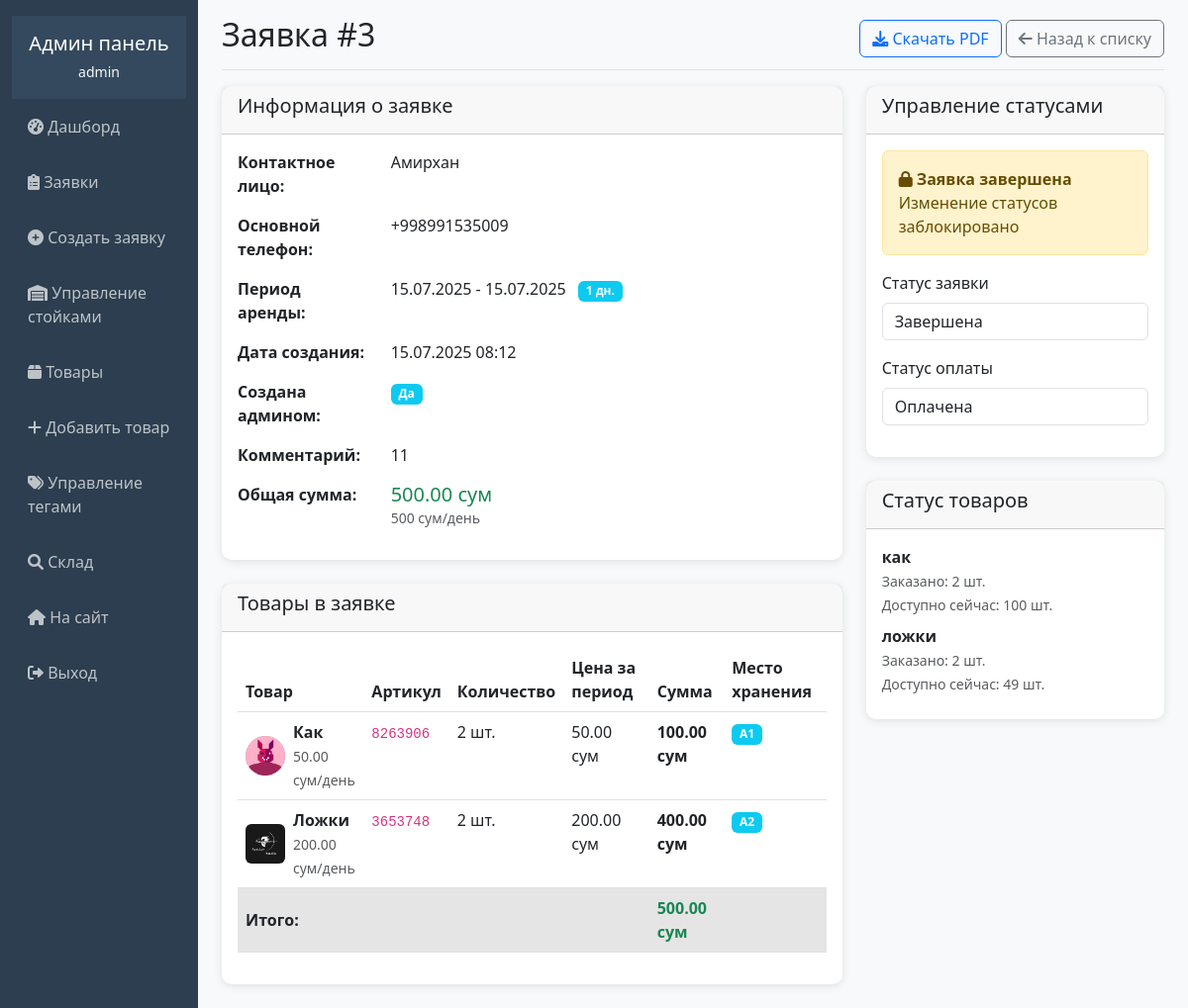
Screenshot of /superuser/orders/3/ (signed in) with the database file from the repository.
### rental/models.py (models this page shows, shortened)
class Order(models.Model):
    STATUS_CHOICES = [
        ('pending', 'Ожидает подтверждения'),
        ('confirmed', 'Подтверждена'),
        ('in_rent', 'В аренде'),
        ('completed', 'Завершена'),
    ]
    PAYMENT_CHOICES = [
        ('paid', 'Оплачена'),
        ('unpaid', 'Не оплачена'),
    ]
    contact_person = models.CharField(max_length=200, verbose_name='Контактное лицо')
    phone1 = models.CharField(max_length=20, verbose_name='Телефон 1')
    phone2 = models.CharField(max_length=20, blank=True, verbose_name='Телефон 2')
    comment = models.TextField(blank=True, verbose_name='Комментарий')
    status = models.CharField(max_length=20, choices=STATUS_CHOICES, default='pending', verbose_name='Статус')
    payment_status = models.CharField(max_length=20, choices=PAYMENT_CHOICES, default='unpaid', verbose_name='Оплата')
    created_at = models.DateTimeField(auto_now_add=True, verbose_name='Дата создания')
    rental_start = models.DateField(verbose_name='Начало аренды')
    rental_end = models.DateField(verbose_name='Конец аренды')
    total_amount = models.DecimalField(max_digits=10, decimal_places=2, verbose_name='Общая сумма')
    created_by_admin = models.BooleanField(default=False, verbose_name='Создана администратором')
    def get_rental_days(self):
        return (self.rental_end - self.rental_start).days + 1
    def get_daily_average(self):
        rental_days = self.get_rental_days()
        if rental_days > 0:
            return self.total_amount / rental_days
        return 0
    def get_display_comment(self):
        if self.comment:
            return self.comment.capitalize()
        return ''
    class Meta:
        verbose_name = 'Заявка'
        verbose_name_plural = 'Заявки'
        ordering = ['-created_at']

class OrderItem(models.Model):
    order = models.ForeignKey(Order, on_delete=models.CASCADE, related_name='items', verbose_name='Заявка')
    product = models.ForeignKey(Product, on_delete=models.CASCADE, verbose_name='Товар')
    quantity = models.IntegerField(verbose_name='Количество')
    price = models.DecimalField(max_digits=10, decimal_places=2, verbose_name='Цена')
    def get_total(self):
        return self.price * self.quantity
    class Meta:
        verbose_name = 'Позиция заявки'
        verbose_name_plural = 'Позиции заявки'

class Product(models.Model):
    name = models.CharField(max_length=200, verbose_name='Название')
    photo = models.ImageField(upload_to='products/', verbose_name='Фото')
    article = models.CharField(max_length=50, unique=True, verbose_name='Артикул')
    description = models.TextField(blank=True, verbose_name='Описание')
    quantity = models.IntegerField(default=0, verbose_name='Количество')
    available_quantity = models.IntegerField(default=0, verbose_name='Доступное количество')
    tags = models.ManyToManyField(Tag, blank=True, verbose_name='Теги')
    daily_price = models.DecimalField(max_digits=10, decimal_places=2, verbose_name='Цена за день')
    shelf = models.ForeignKey(Shelf, on_delete=models.CASCADE, verbose_name='Место хранения')
    created_at = models.DateTimeField(auto_now_add=True)
    def get_display_name(self):
        return self.name.capitalize()
    class Meta:
        verbose_name = 'Товар'
        verbose_name_plural = 'Товары'

class Shelf(models.Model):
    storage = models.ForeignKey(Storage, on_delete=models.CASCADE, verbose_name='Стойка')
    number = models.CharField(max_length=10, verbose_name='Номер полки')
    def __str__(self):
        return f"{self.storage.name}{self.number}"
    class Meta:
        verbose_name = 'Полка'
        verbose_name_plural = 'Полки'

class Storage(models.Model):
    name = models.CharField(max_length=10, verbose_name='Название стойки')
    class Meta:
        verbose_name = 'Стойка'
        verbose_name_plural = 'Стойки'

### rental/admin_views.py (the view)
# urls.py: path('orders/<int:order_id>/', admin_views.admin_order_detail, name='admin_order_detail'),
@user_passes_test(is_admin)
def admin_order_detail(request, order_id):
    order = get_object_or_404(Order, id=order_id)
    return render(request, 'rental/admin/order_detail.html', {'order': order})

### rental/admin_views.py (called while the page is built)
def is_admin(user):
    return user.is_authenticated and user.is_staff

### templates/rental/admin/order_detail.html (shortened to what this page needs)
{% extends 'rental/admin/base_admin.html' %}
{% block content %}
<div class="d-flex justify-content-between flex-wrap flex-md-nowrap align-items-center pb-2 mb-3 border-bottom">
    <h1 class="h2">Заявка #{{ order.id }}</h1>
    <div>
        <a href="{% url 'rental:download_order_pdf' order.id %}" class="btn btn-outline-primary">
            <i class="fas fa-download"></i> Скачать PDF
        </a>
        <a href="{% url 'admin_orders' %}" class="btn btn-outline-secondary">
            <i class="fas fa-arrow-left"></i> Назад к списку
        </a>
    </div>
</div>
<div class="row">
    <div class="col-md-8">
        <div class="card">
            <div class="card-header">
                <h5>Информация о заявке</h5>
            </div>
            <div class="card-body">
                <div class="row mb-3">
                    <div class="col-sm-3"><strong>Контактное лицо:</strong></div>
                    <div class="col-sm-9">{{ order.contact_person }}</div>
                </div>
                <div class="row mb-3">
                    <div class="col-sm-3"><strong>Основной телефон:</strong></div>
                    <div class="col-sm-9">{{ order.phone1 }}</div>
                </div>
                <div class="row mb-3">
                    <div class="col-sm-3"><strong>Период аренды:</strong></div>
                    <div class="col-sm-9">
                        {{ order.rental_start|date:"d.m.Y" }} - {{ order.rental_end|date:"d.m.Y" }}
                        <span class="badge bg-info ms-2">{{ order.get_rental_days }} дн.</span>
                    </div>
                </div>
                <div class="row mb-3">
                    <div class="col-sm-3"><strong>Дата создания:</strong></div>
                    <div class="col-sm-9">{{ order.created_at|date:"d.m.Y H:i" }}</div>
                </div>
                <div class="row mb-3">
                    <div class="col-sm-3"><strong>Создана админом:</strong></div>
                    <div class="col-sm-9">
                        {% if order.created_by_admin %}
                            <span class="badge bg-info">Да</span>
                        {% else %}
                            <span class="badge bg-secondary">Нет</span>
                        {% endif %}
                    </div>
                </div>
                {% if order.comment %}
                <div class="row mb-3">
                    <div class="col-sm-3"><strong>Комментарий:</strong></div>
                    <div class="col-sm-9">{{ order.get_display_comment }}</div>
                </div>
                {% endif %}
                <div class="row mb-3">
                    <div class="col-sm-3"><strong>Общая сумма:</strong></div>
                    <div class="col-sm-9">
                        <span class="h5 text-success">{{ order.total_amount }} сум</span>
                        <small class="text-muted d-block">{{ order.get_daily_average|floatformat:0 }} сум/день</small>
                    </div>
                </div>
            </div>
        </div>
        <div class="card mt-4">
            <div class="card-header">
                <h5>Товары в заявке</h5>
            </div>
            <div class="card-body">
                <div class="table-responsive">
                    <table class="table">
                        <thead>
                            <tr>
                                <th>Товар</th>
                                <th>Артикул</th>
                                <th>Количество</th>
                                <th>Цена за период</th>
                                <th>Сумма</th>
                                <th>Место хранения</th>
                            </tr>
                        </thead>
                        <tbody>
                            {% for item in order.items.all %}
                            <tr>
                                <td>
                                    <div class="d-flex align-items-center">
                                        {% if item.product.photo %}
                                            <img src="{{ item.product.photo.url }}" alt="{{ item.product.name }}" style="width: 40px; height: 40px; object-fit: cover;" class="rounded me-2">
                                        {% endif %}
                                        <div>
                                            <strong>{{ item.product.get_display_name }}</strong><br>
                                            <small class="text-muted">{{ item.product.daily_price }} сум/день</small>
                                        </div>
                                    </div>
                                </td>
                                <td><code>{{ item.product.article }}</code></td>
                                <td>{{ item.quantity }} шт.</td>
                                <td>{{ item.price }} сум</td>
                                <td><strong>{{ item.get_total|floatformat:2 }} сум</strong></td>
                                <td><span class="badge bg-info">{{ item.product.shelf }}</span></td>
                            </tr>
                            {% endfor %}
                        </tbody>
                        <tfoot>
                            <tr class="table-active">
                                <td colspan="4"><strong>Итого:</strong></td>
                                <td><strong class="text-success">{{ order.total_amount }} сум</strong></td>
                                <td></td>
                            </tr>
                        </tfoot>
                    </table>
                </div>
            </div>
        </div>
    </div>
    <div class="col-md-4">
        <div class="card">
            <div class="card-header">
                <h5>Управление статусами</h5>
            </div>
            <div class="card-body">
                {% if order.status == 'completed' %}
                    <div class="alert alert-warning">
                        <i class="fas fa-lock"></i>
                        <strong>Заявка завершена</strong><br>
                        Изменение статусов заблокировано
                    </div>
                    <div class="mb-3">
                        <label class="form-label">Статус заявки</label>
                        <input type="text" class="form-control" value="Завершена" readonly>
                    </div>
                    <div class="mb-3">
                        <label class="form-label">Статус оплаты</label>
                        <input type="text" class="form-control" value="{% if order.payment_status == 'paid' %}Оплачена{% else %}Не оплачена{% endif %}" readonly>
                    </div>
                {% endif %}
            </div>
        </div>
        <div class="card mt-4">
            <div class="card-header">
                <h5>Статус товаров</h5>
            </div>
            <div class="card-body">
                {% for item in order.items.all %}
                <div class="mb-2">
                    <strong>{{ item.product.name }}</strong><br>
                    <small class="text-muted">
                        Заказано: {{ item.quantity }} шт.<br>
                        Доступно сейчас: {{ item.product.available_quantity }} шт.
                    </small>
                </div>
                {% endfor %}
            </div>
        </div>
    </div>
</div>
{% endblock %}

### templates/rental/admin/base_admin.html (shortened to what this page needs)
<!DOCTYPE html>
<html lang="ru">
<head>
    <link href="https://cdnjs.cloudflare.com/ajax/libs/bootstrap/5.3.0/css/bootstrap.min.css" rel="stylesheet">
    <link href="https://cdnjs.cloudflare.com/ajax/libs/font-awesome/6.0.0/css/all.min.css" rel="stylesheet">
</head>
<body>
    <div class="container-fluid">
        <div class="row">
            <nav class="col-md-3 col-lg-2 d-md-block sidebar collapse">
                <div class="position-sticky">
                    <div class="admin-header text-center">
                        <h5 class="text-white mb-1">Админ панель</h5>
                        {% if user.is_authenticated %}
                            <small class="text-light">{{ user.username }}</small>
                        {% endif %}
                    </div>
                    <ul class="nav flex-column">
                        <li class="nav-item">
                            <a class="nav-link" href="{% url 'admin_dashboard' %}">
                                <i class="fas fa-tachometer-alt"></i> Дашборд
                            </a>
                        </li>
                        <li class="nav-item">
                            <a class="nav-link" href="{% url 'admin_orders' %}">
                                <i class="fas fa-clipboard-list"></i> Заявки
                            </a>
                        </li>
                        <li class="nav-item">
                            <a class="nav-link" href="{% url 'admin_create_order' %}">
                                <i class="fas fa-plus-circle"></i> Создать заявку
                            </a>
                        </li>
                        <li class="nav-item">
                            <a class="nav-link" href="{% url 'storage_management' %}">
                                <i class="fas fa-warehouse"></i> Управление стойками
                            </a>
                        </li>
                        <li class="nav-item">
                            <a class="nav-link" href="{% url 'product_management' %}">
                                <i class="fas fa-box"></i> Товары
                            </a>
                        </li>
                        <li class="nav-item">
                            <a class="nav-link" href="{% url 'add_product' %}">
                                <i class="fas fa-plus"></i> Добавить товар
                            </a>
                        </li>
                        <li class="nav-item">
                            <a class="nav-link" href="{% url 'tag_management' %}">
                                <i class="fas fa-tags"></i> Управление тегами
                            </a>
                        </li>
                        <li class="nav-item">
                            <a class="nav-link" href="{% url 'inventory_view' %}">
                                <i class="fas fa-search"></i> Склад
                            </a>
                        </li>
                        <li class="nav-item">
                            <a class="nav-link" href="{% url 'rental:product_list' %}">
                                <i class="fas fa-home"></i> На сайт
                            </a>
                        </li>
                        <li class="nav-item">
                            <form method="post" action="{% url 'logout' %}" style="display: inline;">
                                <button type="submit" class="nav-link logout-btn border-0 bg-transparent w-100 text-start" onclick="return confirm('Вы действительно хотите выйти?')">
                                    <i class="fas fa-sign-out-alt"></i> Выход
                                </button>
                            </form>
                        </li>
                    </ul>
                </div>
            </nav>
            <main class="col-md-9 ms-sm-auto col-lg-10 px-md-4 main-content">
                <div class="pt-3 pb-2 mb-3">
                    {% block content %}{% endblock %}
                </div>
            </main>
        </div>
    </div>
</body>
</html>

### templates/rental/admin/base_admin.html (style rules this page uses)
.sidebar { min-height: 100vh; background-color: #2c3e50; padding-top: 1rem; }
.sidebar .nav-link { color: #bdc3c7; padding: 0.75rem 1rem; margin: 0.25rem 0; }
.main-content { background-color: #f8f9fa; min-height: 100vh; }
.card { border: none; box-shadow: 0 2px 10px rgba(0,0,0,0.1); border-radius: 10px; }
.admin-header { background-color: #34495e; color: white; padding: 1rem; margin-bottom: 0; }
.logout-btn { color: #e74c3c; border-top: 1px solid #34495e; margin-top: 1rem; padding-top: 1rem; }

### rows the page displays
Order: id "3", contact_person "Амирхан", phone1 "+998991535009", rental_start "15.07.2025", rental_end "15.07.2025", get_rental_days "1", created_at "15.07.2025 08:12", get_display_comment "11", total_amount "500.00", get_daily_average "500", payment_status "Оплачена"
OrderItem: product.photo (picture), product.get_display_name "Как", product.daily_price "50.00", product.article "8263906", quantity "2", price "50.00", get_total "100.00", product.shelf "A1", product.name "как", product.available_quantity "100"
OrderItem: product.photo (picture), product.get_display_name "Ложки", product.daily_price "200.00", product.article "3653748", quantity "2", price "200.00", get_total "400.00", product.shelf "A2", product.name "ложки", product.available_quantity "49"

### other values shown
{{ user.username }} "admin"
